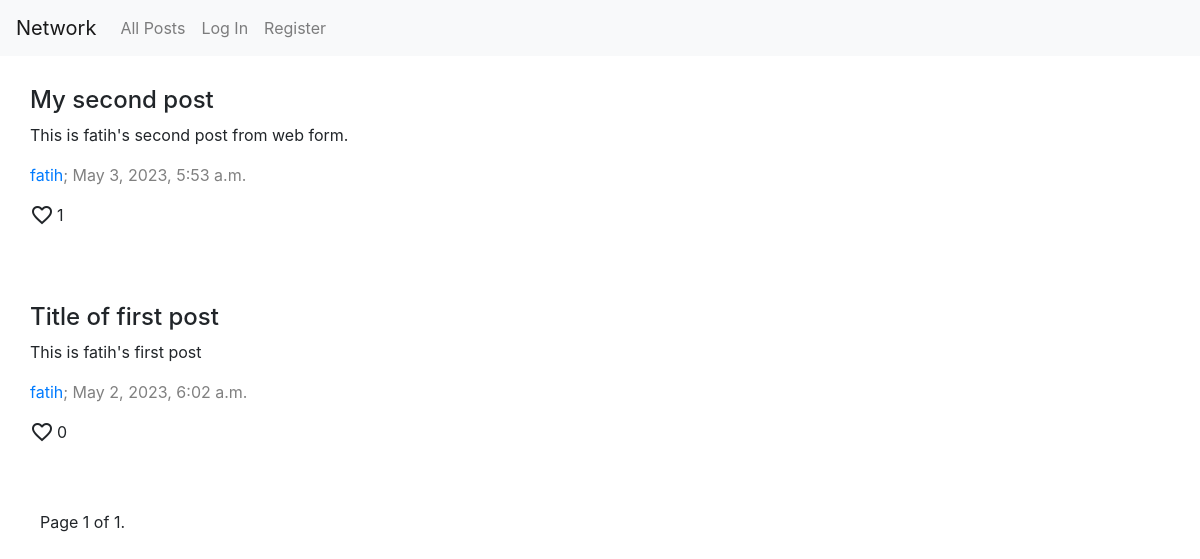
The app's page /, older data.
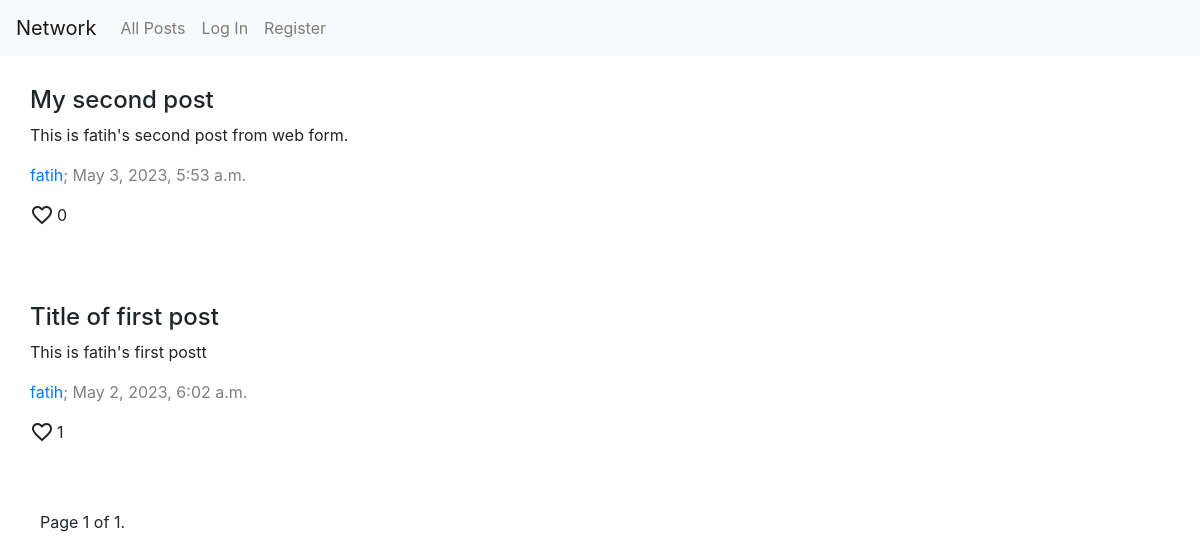
The same page, newer data.
### network/models.py (models this page shows, shortened)
class User(AbstractUser):
    pass

class Post(models.Model):
    user = models.ForeignKey(User, on_delete=models.CASCADE)
    title = models.CharField(max_length=100)
    text = models.TextField()
    time = models.DateTimeField(auto_now_add=True)

### network/views.py (the view, shortened to what this page needs)
# urls.py: path("", views.index, name="index"),
def index(request):
    try:
        m_querystring = request.GET.get("p")
        posts = Post.objects.all().order_by("-time")
        posts_qooked = []
        for post in posts:
            i_liked = False
            if request.user.is_authenticated and post.likes.filter(user = request.user):
                i_liked = True
            posts_qooked.append({
                "id": post.id,
                "user": post.user,
                "title": post.title,
                "text": post.text,
                "time": post.time,
                "likes": post.likes,
                "i_liked":i_liked})
        paginator = Paginator(posts_qooked, 5)
        page_number = request.GET.get('page')
        if page_number is None:
            page_number = 1
        page_obj = paginator.get_page(page_number)
        return render(request, "network/index.html", {
            "posts": page_obj
        })
    except Exception as e:
        print("Error, ", e)
        return render(request, "network/index.html")

### network/templates/network/index.html (shortened to what this page needs)
{% extends "network/layout.html" %}
{% load static %}
{% block body %}
    <div class="div-posts">
        {% for post in posts %}
            <div class="div-post">
                <h4>{{ post.title }}</h4>
                <p class="post-text">
                    {{ post.text }}
                </p>
                <p class="css-description">
                    <a href="{% url 'u' user_name=post.user.username %}">{{ post.user.username }}</a>; {{ post.time }}
                </p>
                <p class="p-like">
                    {% if user.is_authenticated and user.username != post.user.username %}
                        <span data-postid="{{ post.id }}" class="material-icons po-pointer {% if post.i_liked %}red {% endif %}favorite">
                            {% if post.i_liked %}
                                favorite
                            {% else %}
                                favorite_border
                            {% endif %}
                        </span>
                    {% else %}
                        <span class="material-icons po-default">
                        </span>
                    {% endif %}
                        <span class="post-like-counter">{{ post.likes.count }}</span>
                </p>
            </div>
        {% empty %}
            No post yet!
        {% endfor %}
        <div class="pagination">
                    Page {{ posts.number }} of {{ posts.paginator.num_pages }}.
        </div>
    </div>
{% endblock %}

Row changes from the older to the newer data that the page shows:
changed through a linked row, User "fatih": likes.count "1" → "0"; text "This is fatih's first post" → "This is fatih's first postt"; likes.count "0" → "1"
